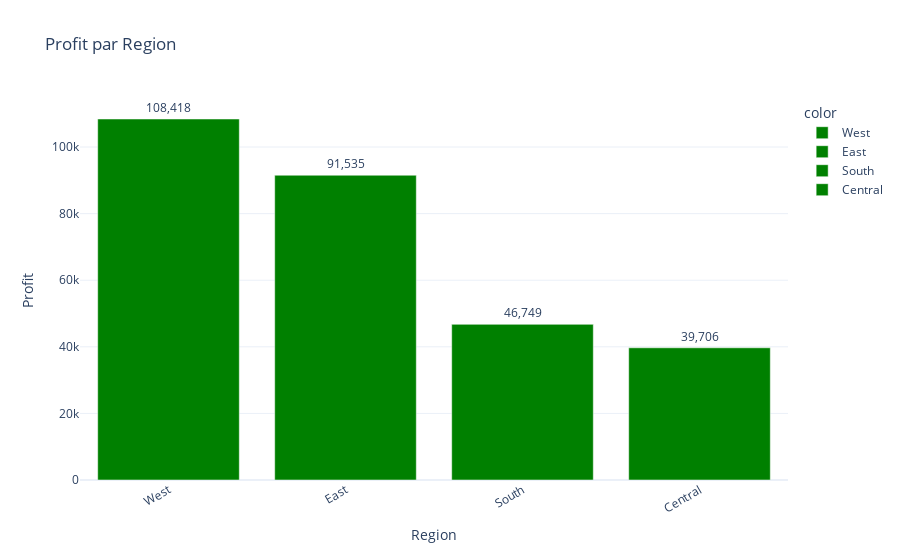

Here is the notebook cell this chart was saved with:
### Code cell
fig = px.bar(
    profit_region, 
    x=profit_region.index, 
    y=profit_region.values, 
    title="Profit par Region", 
    labels={'x':'Region','y':'Profit'}, 
    color=profit_region.index, 
    color_discrete_sequence=colors)
fig.update_traces(texttemplate='%{y:,.0f}', textposition='outside')
fig.update_layout(template='plotly_white', xaxis_tickangle=-30)
fig.show()

### Figure 1 — Plotly figure (JSON) as saved in the notebook; plotly's stock layout.template omitted (floating-point values rounded to 4 significant figures)
{"data": [{"hovertemplate": "color=West<br>Region=%{x}<br>Profit=%{y}<extra></extra>", "legendgroup": "West", "marker": {"color": "green", "pattern": {"shape": ""}}, "name": "West", "orientation": "v", "showlegend": true, "textposition": "outside", "texttemplate": "%{y:,.0f}", "type": "bar", "x": ["West"], "xaxis": "x", "y": [108400.0], "yaxis": "y"}, {"hovertemplate": "color=East<br>Region=%{x}<br>Profit=%{y}<extra></extra>", "legendgroup": "East", "marker": {"color": "green", "pattern": {"shape": ""}}, "name": "East", "orientation": "v", "showlegend": true, "textposition": "outside", "texttemplate": "%{y:,.0f}", "type": "bar", "x": ["East"], "xaxis": "x", "y": [91530.0], "yaxis": "y"}, {"hovertemplate": "color=South<br>Region=%{x}<br>Profit=%{y}<extra></extra>", "legendgroup": "South", "marker": {"color": "green", "pattern": {"shape": ""}}, "name": "South", "orientation": "v", "showlegend": true, "textposition": "outside", "texttemplate": "%{y:,.0f}", "type": "bar", "x": ["South"], "xaxis": "x", "y": [46750.0], "yaxis": "y"}, {"hovertemplate": "color=Central<br>Region=%{x}<br>Profit=%{y}<extra></extra>", "legendgroup": "Central", "marker": {"color": "green", "pattern": {"shape": ""}}, "name": "Central", "orientation": "v", "showlegend": true, "textposition": "outside", "texttemplate": "%{y:,.0f}", "type": "bar", "x": ["Central"], "xaxis": "x", "y": [39710.0], "yaxis": "y"}], "layout": {"barmode": "relative", "legend": {"title": {"text": "color"}, "tracegroupgap": 0}, "title": {"text": "Profit par Region"}, "xaxis": {"anchor": "y", "domain": [0, 1], "tickangle": -30, "title": {"text": "Region"}}, "yaxis": {"anchor": "x", "domain": [0, 1], "title": {"text": "Profit"}}}}
